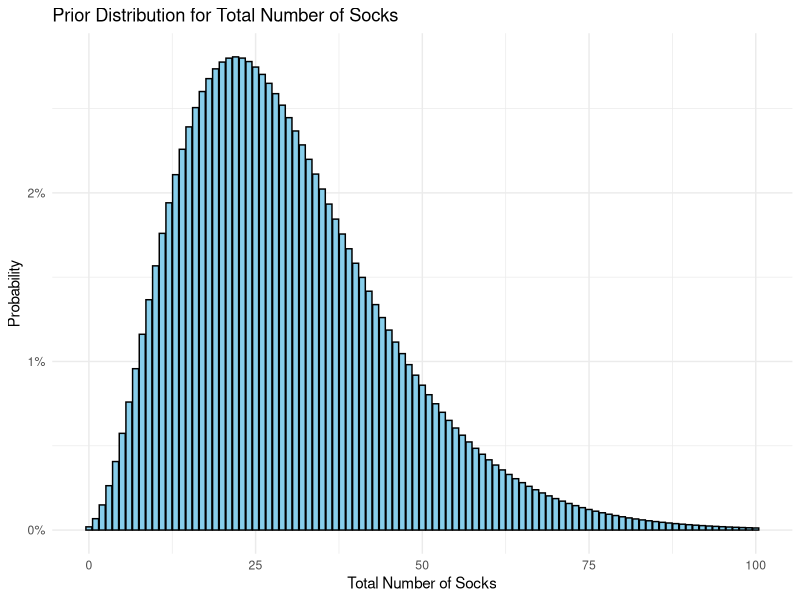
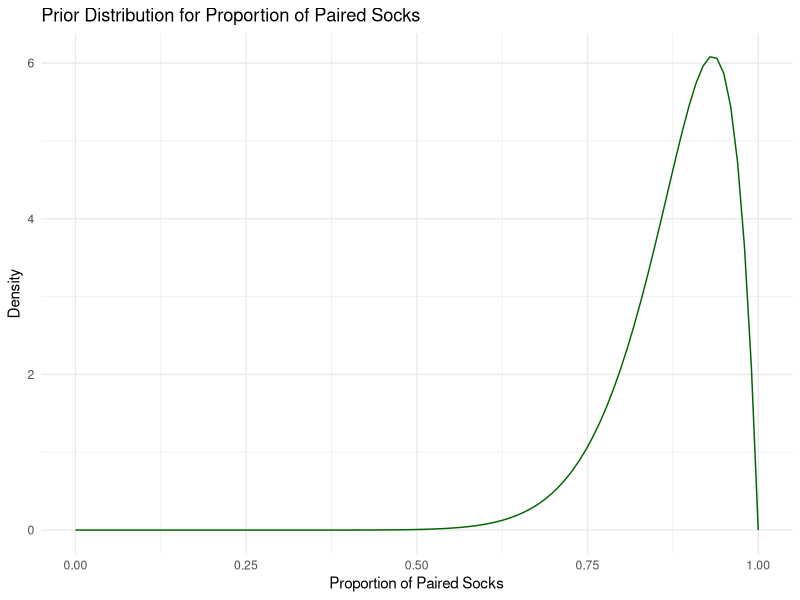
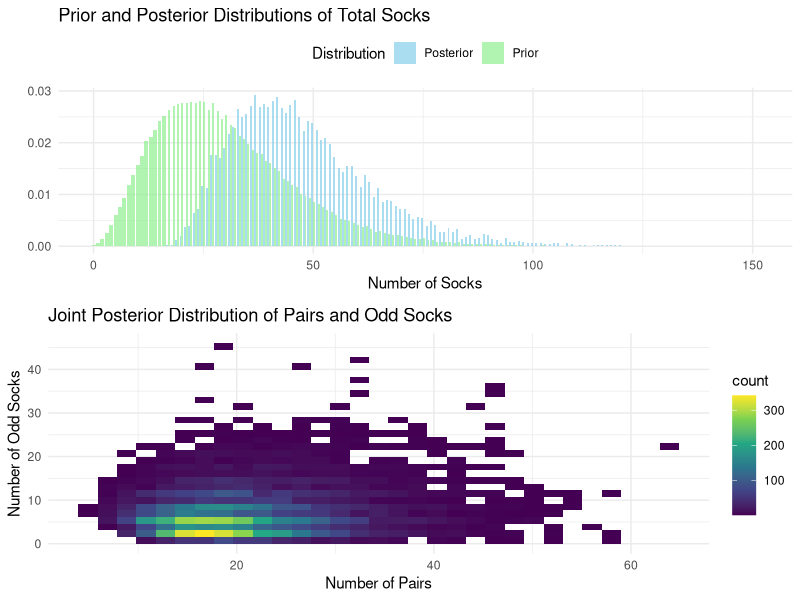

The R source for these figures, in order:
## ---- chunk 1
library(ggplot2)
# Dataframe of possible sock counts
sock_counts <- data.frame(n_socks = 0:100)

# Calculate probabilities from the negative binomial distribution
sock_counts$probability <- dnbinom(sock_counts$n_socks, mu = 30, size = 4)

# Create the histogram
ggplot(sock_counts, aes(x = n_socks, y = probability)) +
  geom_col(fill = "skyblue", color = "black") +
  scale_y_continuous(labels = scales::percent) +
  theme_minimal() +
  labs(x = "Total Number of Socks", y = "Probability") +
  ggtitle("Prior Distribution for Total Number of Socks")
## ---- chunk 2
# Create a sequence of proportions from 0 to 1
proportions <- seq(0, 1, length.out = 100)

# Calculate density values from the beta distribution
density_values <- dbeta(proportions, shape1 = 15, shape2 = 2)

# Create the density plot
ggplot(data.frame(proportion = proportions, density = density_values),
       aes(x = proportion, y = density)) +
  geom_line(color = "darkgreen") +
  theme_minimal() +
  labs(x = "Proportion of Paired Socks", y = "Density") +
  ggtitle("Prior Distribution for Proportion of Paired Socks")
## ---- chunk 3
library(dplyr)

set.seed(123)

# Define the number of socks picked
n_picked <- 11

simulate_socks_fast <- function(n_picked, n_sims = 100000, mu = 30, size = 4, shape1 = 15, shape2 = 2) {
  n_socks <- rnbinom(n_sims, mu = mu, size = size)
  prop_pairs <- rbeta(n_sims, shape1 = shape1, shape2 = shape2)
  n_pairs <- round(floor(n_socks / 2) * prop_pairs)
  n_odd <- n_socks - n_pairs * 2
  
  res_u <- integer(n_sims)
  res_p <- integer(n_sims)
  for (i in seq_len(n_sims)) {
    ns <- n_socks[i]
    np <- n_pairs[i]
    no <- n_odd[i]
    if (ns <= 0) next
    socks <- rep.int(seq_len(np + no), rep(c(2, 1), c(np, no)))
    picked <- sample(socks, size = min(n_picked, ns))
    tbl <- table(picked)
    res_u[i] <- sum(tbl == 1)
    res_p[i] <- sum(tbl == 2)
  }
  tibble(
    unique = res_u,
    pairs = res_p,
    n_socks = n_socks,
    n_pairs = n_pairs,
    n_odd = n_odd,
    prop_pairs = prop_pairs
  )
}

# Run simulations
sock_sim <- simulate_socks_fast(n_picked = n_picked, n_sims = 100000)

# Filter for matching simulations (11 unique socks, 0 pairs)
post_samples <- sock_sim %>%
  filter(unique == 11, pairs == 0)
## ---- chunk 4
library(gridExtra)

# Prepare data for plotting
prior_data <- sock_sim %>%
  count(n_socks) %>%
  mutate(prop = n / sum(n),
         type = "Prior")

posterior_data <- post_samples %>%
  count(n_socks) %>%
  mutate(prop = n / sum(n),
         type = "Posterior")

plot_data <- bind_rows(prior_data, posterior_data)

# Plot prior and posterior distributions
p1 <- ggplot(plot_data, aes(x = n_socks, y = prop, fill = type)) +
  geom_col(position = "dodge", alpha = 0.7) +
  scale_fill_manual(values = c("Prior" = "lightgreen", "Posterior" = "skyblue")) +
  labs(title = "Prior and Posterior Distributions of Total Socks",
       x = "Number of Socks", y = "", fill = "Distribution") +
  theme_minimal() +
  theme(legend.position = "top")

# Plot the posterior distribution of pairs and odd socks
p2 <- ggplot(post_samples, aes(x = n_pairs, y = n_odd)) +
  geom_bin2d(bins = 30) +
  scale_fill_viridis_c() +
  labs(title = "Joint Posterior Distribution of Pairs and Odd Socks",
       x = "Number of Pairs", y = "Number of Odd Socks") +
  theme_minimal()

# Combine plots
gridExtra::grid.arrange(p1, p2, ncol = 1)
## ---- chunk 5
# Calculate summary statistics
summary_stats <- post_samples %>%
  summarize(
    median_socks = median(n_socks),
    median_pairs = median(n_pairs),
    median_odd = median(n_odd),
    ci_lower_socks = quantile(n_socks, 0.025),
    ci_upper_socks = quantile(n_socks, 0.975)
  )
